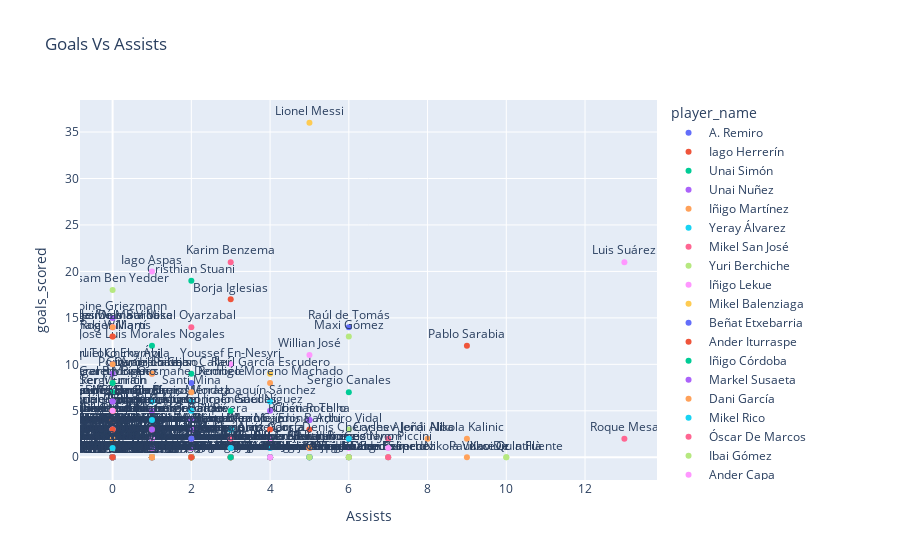

Notebook code cell kept with this figure:
### Markdown cell above
Let's put some names to this distribution of players and also visualize the goals and assists distribution:

### Code cell
fig = px.scatter(player_sts,x="Assists",y="goals_scored",color="player_name",text="player_name",title="Goals Vs Assists")
fig.update_traces(textposition='top center')
fig.show()

_ = sns.displot(player_sts['goals_scored'],  kind= "hist", color = 'blue', kde = True, aspect=2,)
_ = plt.title('Goals Distribution', fontsize = 20)

_ = sns.displot(player_sts['Assists'], kind = "hist", color = 'red', kde = True, aspect=2)
_ = plt.title('Assists Distribution', fontsize = 20)
